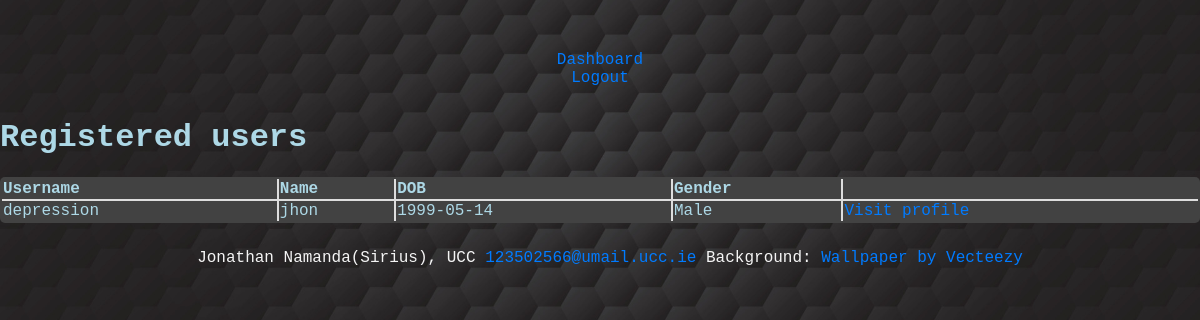
Page /users/ (signed in) on the committed database.
### tables this page shows
CREATE TABLE users
(
    user_id     TEXT PRIMARY KEY, 
    password    TEXT NOT NULL,     
    first_name  TEXT(25),          
    last_name   TEXT(25),          
    age         DATE,              
    gender      TEXT DEFAULT 'Other', 
    bio         TEXT(255)          
);

### app.py (the view)
@app.route("/users/", methods = ["GET", "POST"])
@login_required
def users():
    user_id = session.get("user_id", None)
    db = get_db()
    users = db.execute("""SELECT user_id, first_name, age, gender FROM users
        WHERE user_id IS NOT ?;""", [user_id]).fetchall()
    return render_template("users.html", users = users)

### app.py (called while the page is built)
@app.before_request
def load_logged_in_user():
    g.user = session.get("user_id", None)

def login_required(view):
    @wraps(view)
    def wrapped_view(**kwargs):
        if g.user is None:
            return redirect(url_for("login", next = request.url))
        return view(**kwargs)
    return wrapped_view

### database.py (called while the page is built)
def get_db():
    if "db" not in g:
        g.db = sqlite3.connect(DATABASE,
            detect_types=sqlite3.PARSE_DECLTYPES
        )
        g.db.row_factory = sqlite3.Row
    return g.db

### templates/users.html
{% extends "base.html" %}
{% block main_content %}
    <h1>Registered users</h1>
    <table>
        <tr>
            <td><b>Username<b></td>
            <td><b>Name<b></td>
            <td><b>DOB</b></td>
            <td><b>Gender</b></td>
        </tr>
        {% for user in users %}
            <tr>
                <td>{{ user["user_id"] }} </td>
                <td>{{ user["first_name"] }} </td>
                <td>{{ user["age"] }} </td>
                <td>{{ user["gender"] }} </td>
                <td><a href="{{ url_for('profile', user_id=user['user_id']) }}">
                    Visit profile
                </a></td>
        {% endfor %}
            </tr>
    </table>
{% endblock %}

### templates/base.html (shortened to what this page needs)
<!DOCTYPE html>
<html lang="en">
    <head>
        <link rel = "stylesheet" href = "{{ url_for('static', filename = 'styles.css') }}" />
    </head>
    <body>
        <header>
        </header>
            {% block dashboard_content %}
        <nav>
            <a href="{{ url_for('landing')}}"> Dashboard </a><br>
            <a href="{{ url_for('logout')}}">Logout</a>
        </nav>
            {% endblock %}
            {% block main_content %}
            {% endblock %}
        <footer>
            <p>
                Jonathan Namanda(Sirius), UCC
                <a href="mailto:123502566@umail.ucc.ie">123502566@umail.ucc.ie</a>
                Background:
                <a href="https://www.vecteezy.com/free-vector">Wallpaper by Vecteezy</a>
            </p>
        </footer>
    </body>
</html>

### static/styles.css (style rules this page uses)
body { font-family: 'Roboto Mono', monospace; margin: 0; padding: 0; background-image: url('../static/images/wall.jpeg'); background-size: cover; background-position: center; color: lightblue; }
header, nav, main, footer { text-align: center; padding: 10px; }
p { color: whitesmoke; text-align: center; }
nav a { margin: 0 15px; color: #007bff; text-decoration: none; }
table { width: 100%; margin-top: 20px; }
table, th, td { border: 2px solid #ddd; border-collapse: collapse; background-color: rgb(66, 66, 66); border-radius: 5px; overflow:hidden; }
a { color: #007bff; text-decoration: none; }
footer { position: sticky; bottom: 0; width: 100%; height: 2.5rem; }

### rows in the picture
users: user_id "depression", first_name "jhon", age "1999-05-14", gender "Male"
